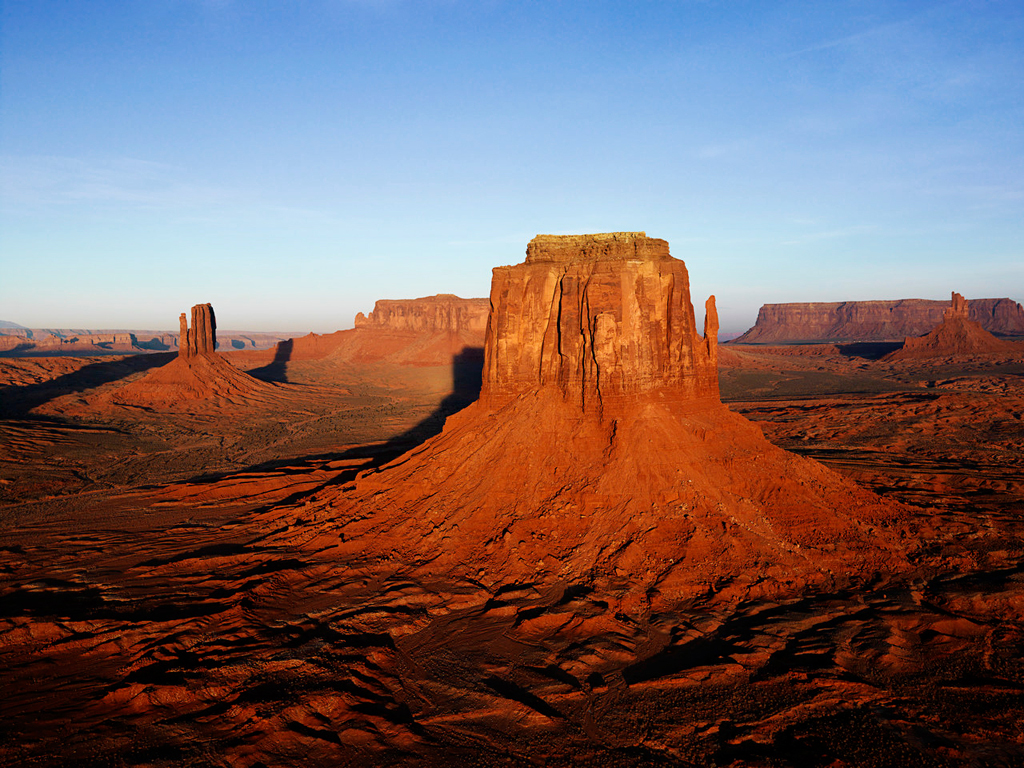
//> input picture x64/Release/Desert.bmp, 1024 x 768 px, given in place of the camera
$ ./main   (built with g++ and OpenCV 4)
//> lines starting //> are read from the running program, lines starting //| are printed output that depends on the picture; after the words box and inside, x2 and y2 are one past the last pixel; in counts of white or black regions, pixels touching at a corner belong together
#include "opencv2/imgproc/imgproc.hpp"
#include <opencv2/highgui/highgui.hpp>
#include <iostream>

using namespace cv;
using namespace std;

int main(int argc, const char** argv)
{
    Rect roi(40, 100, 270, 270);
    string text1, text2, text3;

    VideoCapture cam(0);
    if (!cam.isOpened()) {
        cout << "ERROR not opened " << endl;
        return -1;
    }

    Mat img;
    Mat img_threshold;
    Mat img_gray;
    Mat img_roi;


    Mat kernel = getStructuringElement(MORPH_ELLIPSE, cv::Size(5, 5), cv::Point(1, 1));


    namedWindow("Original_image");
    namedWindow("Gray_image");
    namedWindow("Thresholded_image");
    namedWindow("ROI");

    char a[40];
    int count = 0;

    while (1) {
        bool b = cam.read(img);
//> img is the input picture: 768 rows x 1024 cols, CV_8UC3; mean B, G, R 100.1, 99.2, 119.4
        if (!b) {
            cout << "ERROR : cannot read" << endl;
            return -1;
        }
        flip(img, img, 1);


        img_roi = img(roi);
        rectangle(img, roi.tl(), roi.br(), Scalar(0, 255, 255), 2, 8, 0);
//> img: 768 rows x 1024 cols, CV_8UC3; mean B, G, R 99.4, 99.6, 119.8

        cvtColor(img_roi, img_gray, COLOR_BGR2HSV);
//> img_roi: 270 rows x 270 cols, CV_8UC3; mean H, S, V 184.9, 171.6, 159.8
//> img_gray: 270 rows x 270 cols, CV_8UC3; mean H, S, V 87.7, 86.7, 204.9
        inRange(img_gray, Scalar(0, 30, 0), Scalar(15, 255, 255), img_threshold);
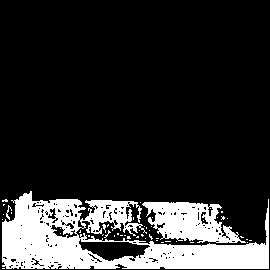
//> img_threshold: 270 rows x 270 cols, CV_8UC1; 17.4% white; 50 white regions (47 under 20 px), largest, box (x1, y1, x2, y2) and area: (2, 191, 269, 269) 9969, (142, 202, 246, 243) 2522, (6, 205, 12, 220) 29
        morphologyEx(img_threshold, img_threshold, cv::MORPH_CLOSE, kernel);
        GaussianBlur(img_threshold, img_threshold, Size(19, 19), 0.0, 0);
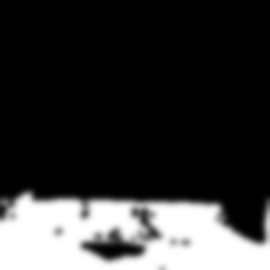
//> img_threshold: 270 rows x 270 cols, CV_8UC1; min 0, max 255, mean 53.6


        vector<vector<Point> >contours;
        vector<Vec4i>hierarchy;
        findContours(img_threshold, contours, hierarchy, RETR_EXTERNAL, CHAIN_APPROX_SIMPLE, Point());
//> contours = 1 contour; box (x1, y1, x2, y2) and area: (0, 184, 270, 270) 19810

        /*
        // Eliminate too short or too long contours
        int cmin = 100; // minimum contour length
        int cmax = 1000; // maximum contour length
        std::vector<std::vector<cv::Point>>::const_iterator itc = contours.begin();
        while (itc != contours.end() - 1) {
            if (itc->size() - 1 < cmin || itc->size() - 1 > cmax)
                itc = contours.erase(itc);
            else
                ++itc;
        }
        */
        if (contours.size() > 0) {
            size_t indexOfBiggestContour = -1;
            size_t sizeOfBiggestContour = 0;

            for (size_t i = 0; i < contours.size(); i++) {
                if (contours[i].size() > sizeOfBiggestContour) {
                    sizeOfBiggestContour = contours[i].size();
                    indexOfBiggestContour = i;
                }
            }
//> this loop made 1 pass
//> sizeOfBiggestContour on pass 1: 97
//> after the loop, sizeOfBiggestContour = 97; indexOfBiggestContour = 0
            vector<vector<int> >hull(contours.size());
//> hull = 1 item
            vector<vector<Point> >hullPoint(contours.size());
//> hullPoint = 1 empty contours
            vector<vector<Vec4i> >defects(contours.size());
//> defects = 1 item
            vector<vector<Point> >defectPoint(contours.size());
//> defectPoint = 1 empty contours
            vector<vector<Point> >contours_poly(contours.size());
//> contours_poly = 1 empty contours
            Point2f rect_point[4];
            vector<RotatedRect>minRect(contours.size());
//> minRect = 1 RotatedRect (x, y, width, height, angle): [0, 0, 0, 0, 0]
            vector<Rect> boundRect(contours.size());
//> boundRect = 1 Rect (x, y, width, height): [0, 0, 0, 0]
            for (size_t i = 0; i < contours.size(); i++) {
                if (contourArea(contours[i]) > 5000) {
                    convexHull(contours[i], hull[i], true);
                    convexityDefects(contours[i], hull[i], defects[i]);
                    if (indexOfBiggestContour == i) {
                        minRect[i] = minAreaRect(contours[i]);
                        for (size_t k = 0; k < hull[i].size(); k++) {
                            int ind = hull[i][k];
                            hullPoint[i].push_back(contours[i][ind]);
                        }
                        count = 0;

                        for (size_t k = 0; k < defects[i].size(); k++) {
                            if (defects[i][k][3] > 13 * 256) {
                                /*   int p_start=defects[i][k][0];   */
                                int p_end = defects[i][k][1];
                                int p_far = defects[i][k][2];
                                defectPoint[i].push_back(contours[i][p_far]);
                                circle(img_roi, contours[i][p_end], 3, Scalar(0, 255, 0), 3);
                                count++;
                            }

                        }

                        if (count == 1) {
                            text1 = "Number of finger = 1";
                        }
                        else if (count == 2)
                            text1 = "Number of finger = 2";
                        else if (count == 3)
                            text1 = "Number of finger = 3";
                        else if (count == 4)
                            text1 = "Number of finger = 4";
                        else if (count == 5)
                            text1 = "Number of finger = 5";
                        else
                            text1 = "NO FINGER";

                        Size textSize = getTextSize(      //Size는 텍스트의 width, heigh 이 멤버 변수
                            text1,
                            1,      //폰트 종류
                            2,      //확대 축소 비율
                            3, 0);

                        Point textOrg((img.cols - textSize.width) / 2, (img.rows) * 3 / 4);
                        putText(img, text1, textOrg, 1, 2, Scalar(0, 255, 255), 3, 8);

                        drawContours(img_threshold, contours, i, Scalar(255, 255, 0), 2, 8, vector<Vec4i>(), 0, Point());
                        drawContours(img_threshold, hullPoint, i, Scalar(255, 255, 0), 1, 8, vector<Vec4i>(), 0, Point());
                        drawContours(img_roi, hullPoint, i, Scalar(0, 0, 255), 2, 8, vector<Vec4i>(), 0, Point());
                        approxPolyDP(contours[i], contours_poly[i], 3, false);
                        boundRect[i] = boundingRect(contours_poly[i]);
                        rectangle(img_roi, boundRect[i].tl(), boundRect[i].br(), Scalar(255, 0, 0), 2, 8, 0);
                        minRect[i].points(rect_point);
                        for (size_t k = 0; k < 4; k++) {
                            line(img_roi, rect_point[k], rect_point[(k + 1) % 4], Scalar(0, 255, 0), 2, 8);
                        }

                    }
                }

            }
//> this loop made 1 pass
//> pass 1, `putText(img, text1, textOrg, 1, 2, Scalar(0, 255, 255), 3, 8);`:
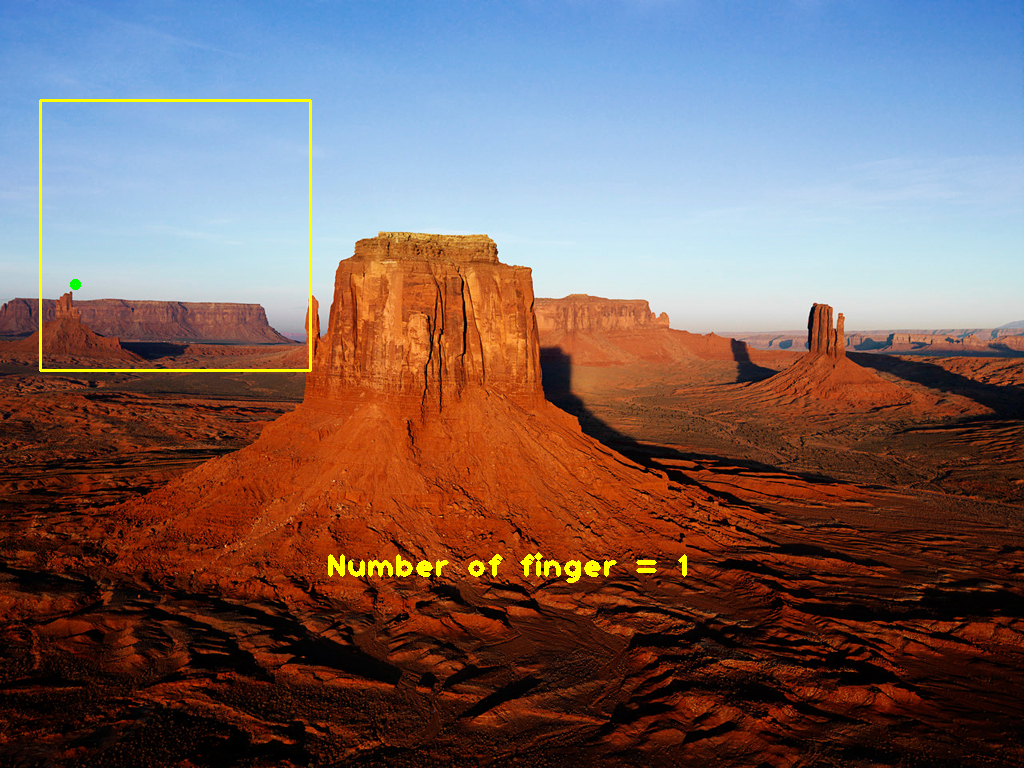
//> img: 768 rows x 1024 cols, CV_8UC3; mean B, G, R 99.4, 100.4, 120.3
//> after the loop: img_roi: 270 rows x 270 cols, CV_8UC3; mean H, S, V 180.2, 171.2, 155.4
//> after the loop:
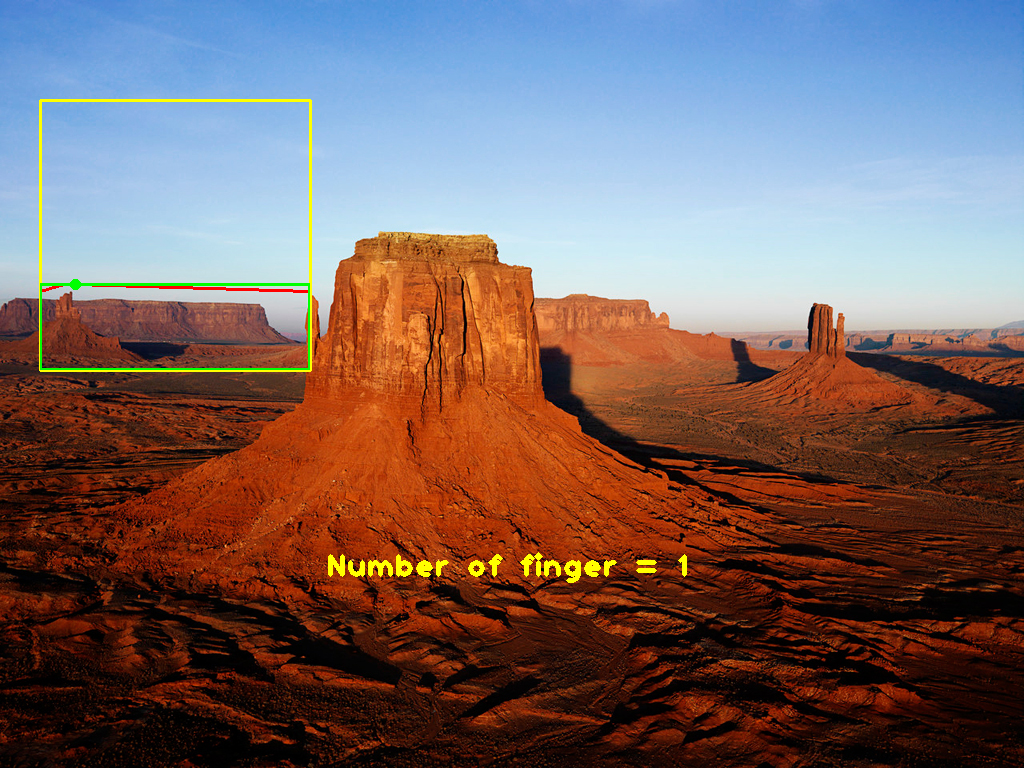
//> img: 768 rows x 1024 cols, CV_8UC3; 0.29% of pixels changed, all inside (x1, y1, x2, y2) = (40, 283, 310, 370)
//> after the loop:
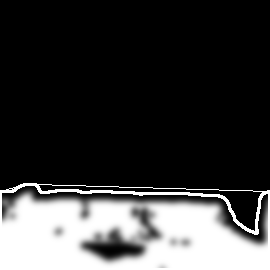
//> img_threshold: 270 rows x 270 cols, CV_8UC1; 2.13% of pixels changed, all inside (x1, y1, x2, y2) = (0, 183, 270, 270)
//> after the loop, count = 1; defectPoint = 1 contour, all with area under 20

            text2 = "PRESS r:right hand  l: left hand.  esc: to exit.";
            Size textSize2 = getTextSize(      //Size는 텍스트의 width, heigh 이 멤버 변수
                text2,
                1,      //폰트 종류
                1,      //확대 축소 비율
                1, 0);
            Point textOrg2((img.cols - textSize2.width) / 10, 40);
//> textOrg2 = Point(62, 40)
            putText(img, text2, textOrg2, 1, 1, Scalar(0, 255, 255), 2, 8);
            text3 = "Gesture recognition is performed in a YELLOW box.";
            Size textSize3 = getTextSize(      //Size는 텍스트의 width, heigh 이 멤버 변수
                text3,
                1,      //폰트 종류
                1,      //확대 축소 비율
                1, 0);
            Point textOrg3((img.cols - textSize3.width) / 10, 60);
//> textOrg3 = Point(58, 60)
            putText(img, text3, textOrg3, 1, 1, Scalar(0, 255, 255), 2, 8);


            imshow("Original_image", img);
            imshow("Gray_image", img_gray);
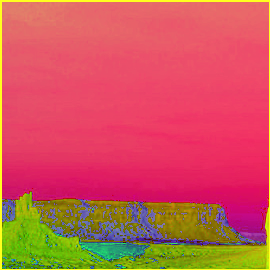
//> window 'Gray_image': 270 rows x 270 cols, CV_8UC3; mean B, G, R 87.7, 86.7, 204.9
            //imshow("Before_morph", img_morph);
            imshow("Thresholded_image", img_threshold);
            imshow("ROI", img_roi);
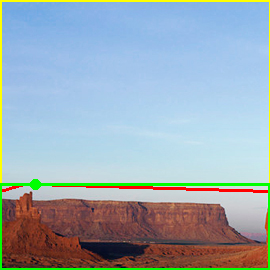
//> window 'ROI': 270 rows x 270 cols, CV_8UC3; mean B, G, R 180.2, 171.2, 155.4

            //오른손잡이, 왼손잡이 구분
            char ch = waitKey(30);
//> the Esc key is pressed
            switch (ch)
            {
            case 27:
//> (the run ends here: the program exits with an error code, at `return -1;`)
